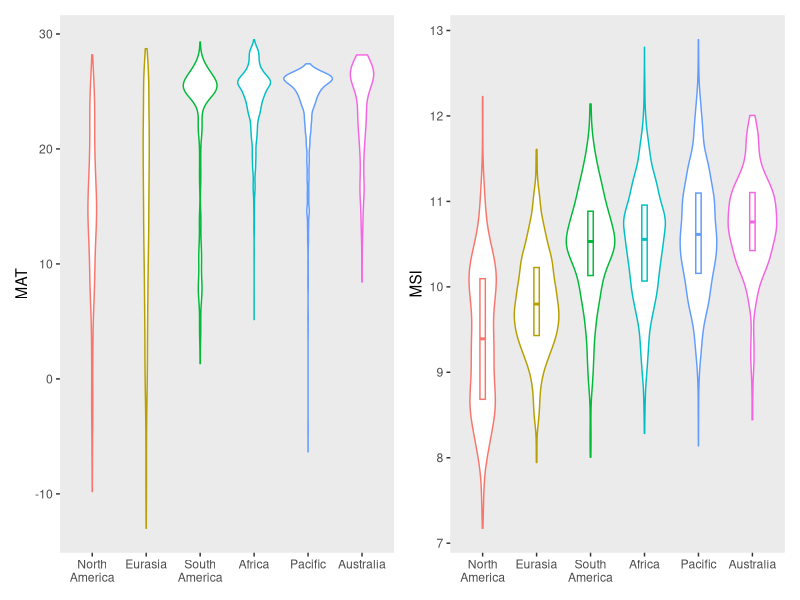
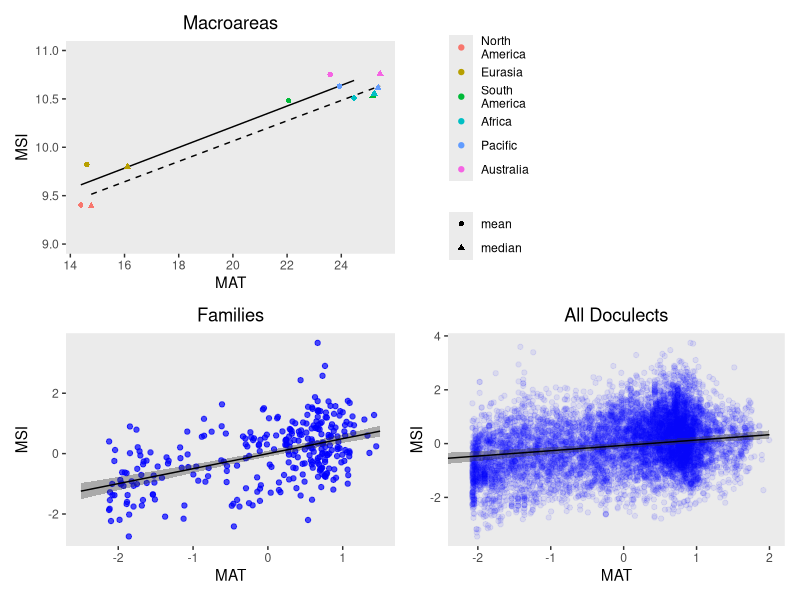
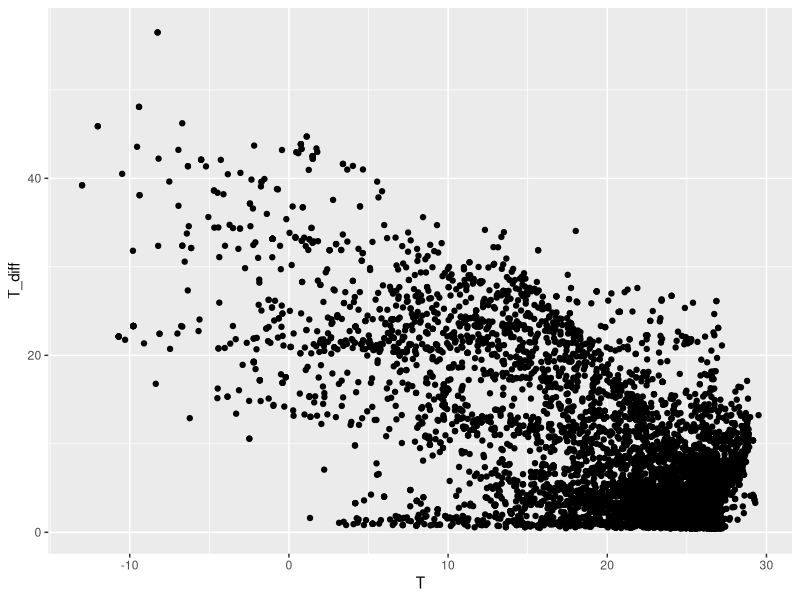
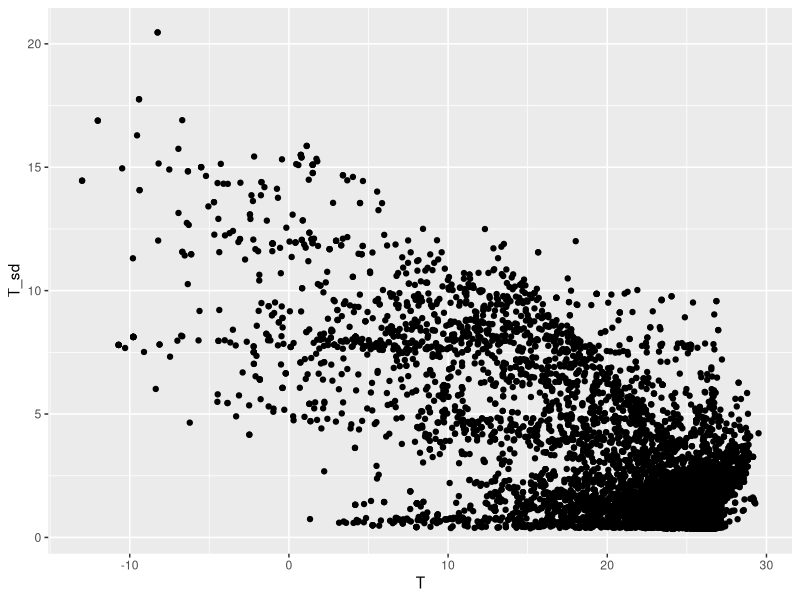

Recreate these plots in R, in order.
library(lmerTest)
library(ggplot2)
library(ggrepel)
library(ggeffects)
library(dplyr)
library(effects)
library(patchwork)


# Read csv files

d_mac <- read.csv(file = "data_macroarea.csv")
d_fam <- read.csv(file = "data_family.csv")
d_all <- read.csv(file = "data.csv")

d_mac$Macroarea <- sub("Am", "\nAm", d_mac$Macroarea)
d_all$Macroarea <- sub("Am", "\nAm", d_all$Macroarea)
d_mac_mean <- d_mac %>% filter(Method == "mean")
d_mac_med <- d_mac %>% filter(Method == "median")
d_fam_mean <- d_fam %>% filter(Method == "mean")

m_mac_mean <- lm(Index0 ~ T, data = d_mac_mean)
m_mac_med <- lm(Index0 ~ T, data = d_mac_med)
m_fam <- lm(Index0_trans ~ T_trans, data = d_fam_mean)
m_all <- lmer(Index0_trans ~ T_trans + (T_trans | Family), data = d_all)

summary(m_mac_mean)
summary(m_mac_med)
summary(m_fam)
summary(m_all)

e_mac_mean <- ggpredict(m_mac_mean, terms = "T")
e_mac_med <- ggpredict(m_mac_med, terms = "T")
e_fam <- ggpredict(m_fam, terms = "T_trans")
e_all <- ggpredict(m_all, terms = "T_trans")

order <- d_mac_mean[order(d_mac_mean$Index0), ]$Macroarea
d_mac$Macroarea <- factor(d_mac$Macroarea, levels = order)
d_all$Macroarea <- factor(d_all$Macroarea, levels = order)


# Plot distribution

p01 <- ggplot(d_all, aes(x = Macroarea, y = T, color = Macroarea)) +
  geom_violin() +
  theme(panel.grid.major = element_blank(), panel.grid.minor = element_blank(),
        legend.position = "none", axis.title.x = element_blank()) +
  ylab("MAT")
p02 <- ggplot(d_all, aes(x = Macroarea, y = Index0, color = Macroarea)) +
  geom_violin() + geom_boxplot(width = 0.1, outlier.shape = NA, coef = 0) +
  theme(panel.grid.major = element_blank(), panel.grid.minor = element_blank(),
        legend.position = "none", axis.title.x = element_blank()) +
  ylab("MSI")
p01 + p02
# Save to PDF: 7 * 4 inches


# Plot correlation

p1 <- ggplot() +
  geom_line(data = e_mac_mean, aes(x, predicted)) +
  geom_line(data = e_mac_med, aes(x, predicted), linetype = "dashed") +
  geom_point(data = d_mac, aes(T, Index0, color = Macroarea, shape = Method)) +
  theme(panel.grid.major = element_blank(), panel.grid.minor = element_blank(),
        legend.title = element_blank(),
        legend.spacing.y = unit(-0.5, "cm"), legend.position = c(1.2, 0.5),
        plot.title = element_text(hjust = 0.5)) +
  coord_cartesian(ylim = c(9, 11)) +
  ggtitle("Macroareas") +
  xlab("MAT") + ylab("MSI")
p2 <- ggplot() +
  geom_point(data = d_fam_mean, aes(T_trans, Index0_trans), color = "blue", alpha = 0.7) +
  geom_ribbon(data = e_fam, aes(x, ymin = conf.low, ymax = conf.high), alpha = 0.35) +
  geom_line(data = e_fam, aes(x, predicted)) +
  theme(panel.grid.major = element_blank(), panel.grid.minor = element_blank(), plot.title = element_text(hjust = 0.5)) +
  ggtitle("Families") +
  xlab("MAT") + ylab("MSI")
p3 <- ggplot() +
  geom_point(data = d_all, aes(T_trans, Index0_trans), color = "blue", alpha = 0.08) +
  geom_ribbon(data = e_all, aes(x, ymin = conf.low, ymax = conf.high), alpha = 0.35) +
  geom_line(data = e_all, aes(x, predicted)) +
  theme(panel.grid.major = element_blank(), panel.grid.minor = element_blank(), plot.title = element_text(hjust = 0.5)) +
  coord_cartesian(xlim = c(-2.2, 2)) +
  ggtitle("All Doculects") +
  xlab("MAT") + ylab("MSI")
p1 + guide_area() + p2 + p3 + plot_layout(guides = "collect", design = "AAAAB###\nCCCCDDDD")
# Save to PDF: 6 * 6 inches


# Linear correlation between different sonority scales

r2s <- matrix(0, 5, 5)
r2s_trans <- matrix(0, 5, 5)
for (i in 0:4) {
  for (j in 0:4) {
    if (i == j) next
    fomula <- paste("Index", i, " ~ ", "Index", j, sep = "")
    fomula_trans <- paste("Index", i, "_trans ~ ", "Index", j, "_trans", sep = "")
    r2s[i + 1, j + 1] <- summary(lm(fomula, data = d_all))$r.squared
    r2s_trans[i + 1, j + 1] <- summary(lm(fomula_trans, data = d_all))$r.squared
  }
}
print(r2s)


# Linear correlation between mean annual range or standard deviation

m_diff <- lm(T_diff ~ T, data = d_all)
m_sd <- lm(T_sd ~ T, data = d_all)
summary(m_diff)$r.squared
summary(m_sd)$r.squared
ggplot(d_all, aes(x = T, y = T_diff)) + geom_point()
ggplot(d_all, aes(x = T, y = T_sd)) + geom_point()

m_all_diff <- lmer(Index0_trans ~ T_trans + T_diff + (T_trans | Family), data = d_all)
m_all_sd <- lmer(Index0_trans ~ T_trans + T_sd + (T_trans | Family), data = d_all)
summary(m_all_diff)
summary(m_all_sd)
anova(m_all_diff, m_all)
anova(m_all_sd, m_all)
